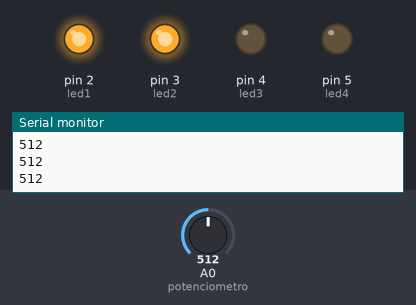
Bench run of a sketch on a simulated Arduino Uno, built with avr-gcc and run on an emulated ATmega328P. On the bench: output pins drawn as LEDs (lit = HIGH), the last lines printed to the serial monitor. The inputs (shaded band) are chosen by the test bench; at power-on: A0 (potenciometro) = 512.

Above: at 1.2 s.
1.3 s: A0 (potenciometro) set to 533
At 2.5 s:
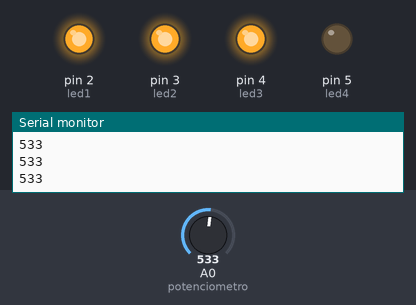
3.0 s: A0 (potenciometro) set to 763
4.5 s: A0 (potenciometro) set to 785
At 4.9 s:
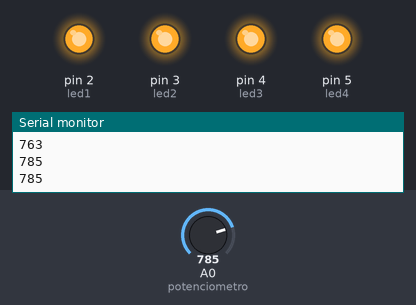
6.0 s: A0 (potenciometro) set to 515
At 7.2 s:
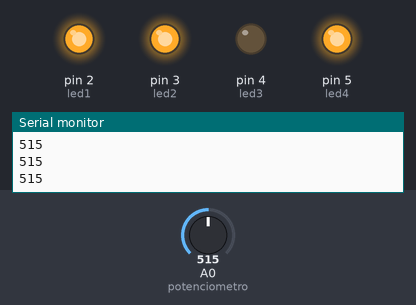
7.5 s: A0 (potenciometro) set to 292
9.0 s: A0 (potenciometro) set to 257
At 9.7 s:
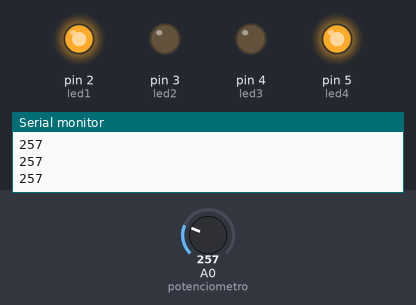
Timing chart, 0 to 11.5 s (numbered marks = the images above; inputs shaded):
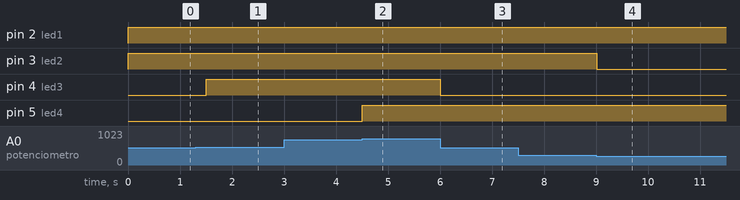

The sketch:

Tarea_4_Leds_Potenciometro_1x1.ino
```cpp
int potenciometro = A0;
int led1 = 2;
int led2 = 3;
int led3 = 4;  //analogico ->A0 - A5
int led4 = 5;

void setup() {

  pinMode(led1, OUTPUT);
  pinMode(led2, OUTPUT);
  pinMode(led3, OUTPUT);
  pinMode(led4, OUTPUT);
  Serial.begin(9600);
}

int valor;
void loop() {
  // put your main code here, to run repeatedly:
  valor = analogRead(potenciometro);

  Serial.println(valor);

  if (valor > 24) {
    digitalWrite(led1, HIGH);
    digitalWrite(led2, LOW);
    if (valor > 275) {
      digitalWrite(led2, HIGH);
      digitalWrite(led3, LOW);
      if (valor > 525) {
        digitalWrite(led3, HIGH);
        digitalWrite(led4, LOW);
        if (valor > 775) {
          digitalWrite(led4, HIGH);
        }
      }
    }
  } else {
    digitalWrite(led1, LOW);
    digitalWrite(led2, LOW);
    digitalWrite(led3, LOW);
    digitalWrite(led4, LOW);
  }

  delay(250);
}
```

Measured:
- the behaviour switches between 525 and 526 on A0 (potenciometro) (found by bisection; images 0 and 1)
- the behaviour switches between 775 and 776 on A0 (potenciometro) (found by bisection; images 1 and 2)
- the behaviour switches between 276 and 275 on A0 (potenciometro) (found by bisection; images 3 and 4)
- after the input at 1.3 s, pin 4 (led3): LOW → HIGH after 0.20 s
- after the input at 4.5 s, pin 5 (led4): LOW → HIGH at once
- after the input at 6.0 s, pin 4 (led3): HIGH → LOW at once
- after the input at 9.0 s, pin 3 (led2): HIGH → LOW at once
